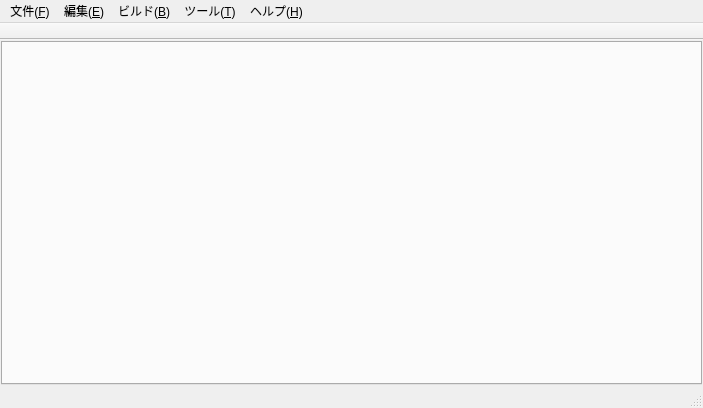
<?xml version="1.0" encoding="UTF-8"?>
<ui version="4.0">
 <class>MainWindow</class>
 <widget class="QMainWindow" name="MainWindow">
  <property name="geometry">
   <rect>
    <x>0</x>
    <y>0</y>
    <width>703</width>
    <height>408</height>
   </rect>
  </property>
  <property name="windowTitle">
   <string>Rabbit Man</string>
  </property>
  <property name="windowIcon">
   <iconset resource="main.qrc">
    <normaloff>:/new/prefix1/main.png</normaloff>:/new/prefix1/main.png</iconset>
  </property>
  <widget class="QWidget" name="centralWidget">
   <property name="sizePolicy">
    <sizepolicy hsizetype="Preferred" vsizetype="Preferred">
     <horstretch>0</horstretch>
     <verstretch>0</verstretch>
    </sizepolicy>
   </property>
   <layout class="QGridLayout" name="gridLayout_2">
    <property name="leftMargin">
     <number>1</number>
    </property>
    <property name="topMargin">
     <number>1</number>
    </property>
    <property name="rightMargin">
     <number>1</number>
    </property>
    <property name="bottomMargin">
     <number>1</number>
    </property>
    <item row="0" column="0">
     <widget class="QTabWidget" name="tabWidget">
      <property name="sizePolicy">
       <sizepolicy hsizetype="Expanding" vsizetype="Expanding">
        <horstretch>0</horstretch>
        <verstretch>0</verstretch>
       </sizepolicy>
      </property>
      <property name="sizeIncrement">
       <size>
        <width>0</width>
        <height>0</height>
       </size>
      </property>
      <property name="font">
       <font>
        <family>Droid Sans Japanese</family>
        <pointsize>8</pointsize>
       </font>
      </property>
      <property name="tabPosition">
       <enum>QTabWidget::North</enum>
      </property>
      <property name="tabShape">
       <enum>QTabWidget::Rounded</enum>
      </property>
      <property name="currentIndex">
       <number>-1</number>
      </property>
      <property name="iconSize">
       <size>
        <width>16</width>
        <height>16</height>
       </size>
      </property>
      <property name="elideMode">
       <enum>Qt::ElideNone</enum>
      </property>
      <property name="tabsClosable">
       <bool>true</bool>
      </property>
      <property name="movable">
       <bool>true</bool>
      </property>
     </widget>
    </item>
   </layout>
  </widget>
  <widget class="QMenuBar" name="menuBar">
   <property name="geometry">
    <rect>
     <x>0</x>
     <y>0</y>
     <width>703</width>
     <height>21</height>
    </rect>
   </property>
   <widget class="QMenu" name="menu_F">
    <property name="title">
     <string>文件(&amp;F)</string>
    </property>
    <addaction name="actionNew"/>
    <addaction name="actionOpen"/>
    <addaction name="separator"/>
    <addaction name="actionSaveAs"/>
    <addaction name="actionSave"/>
    <addaction name="separator"/>
    <addaction name="actionQuit"/>
   </widget>
   <widget class="QMenu" name="menu_E">
    <property name="title">
     <string>編集(&amp;E)</string>
    </property>
    <addaction name="actionCut"/>
    <addaction name="actionCopy"/>
    <addaction name="actionPaste"/>
    <addaction name="actionDel"/>
    <addaction name="separator"/>
    <addaction name="actionZoomIn"/>
    <addaction name="actionZoomOut"/>
   </widget>
   <widget class="QMenu" name="menu_B">
    <property name="title">
     <string>ビルド(&amp;B)</string>
    </property>
    <addaction name="actionComp"/>
    <addaction name="actionMake"/>
   </widget>
   <widget class="QMenu" name="menu">
    <property name="title">
     <string>ヘルプ(&amp;H)</string>
    </property>
    <addaction name="actionAboutQt"/>
    <addaction name="actionVer"/>
   </widget>
   <widget class="QMenu" name="menu_2">
    <property name="title">
     <string>ツール(&amp;T)</string>
    </property>
    <addaction name="actionFontEditor"/>
   </widget>
   <addaction name="menu_F"/>
   <addaction name="menu_E"/>
   <addaction name="menu_B"/>
   <addaction name="menu_2"/>
   <addaction name="menu"/>
  </widget>
  <widget class="QStatusBar" name="statusBar"/>
  <widget class="QToolBar" name="toolBar">
   <property name="windowTitle">
    <string>toolBar</string>
   </property>
   <property name="movable">
    <bool>false</bool>
   </property>
   <attribute name="toolBarArea">
    <enum>TopToolBarArea</enum>
   </attribute>
   <attribute name="toolBarBreak">
    <bool>false</bool>
   </attribute>
  </widget>
  <action name="actionAboutQt">
   <property name="icon">
    <iconset resource="main.qrc">
     <normaloff>:/new/prefix1/qt-logo.png</normaloff>:/new/prefix1/qt-logo.png</iconset>
   </property>
   <property name="text">
    <string>Qtについて</string>
   </property>
   <property name="iconVisibleInMenu">
    <bool>true</bool>
   </property>
  </action>
  <action name="actionVer">
   <property name="text">
    <string>バージョン情報</string>
   </property>
  </action>
  <action name="actionQuit">
   <property name="text">
    <string>退出(&amp;N)</string>
   </property>
   <property name="toolTip">
    <string>退出(N)</string>
   </property>
   <property name="shortcut">
    <string>Ctrl+Q</string>
   </property>
  </action>
  <action name="actionOpen">
   <property name="icon">
    <iconset resource="main.qrc">
     <normaloff>:/new/prefix1/two-docs.gif</normaloff>:/new/prefix1/two-docs.gif</iconset>
   </property>
   <property name="text">
    <string>打开(&amp;O)</string>
   </property>
   <property name="shortcut">
    <string>Ctrl+O</string>
   </property>
   <property name="iconVisibleInMenu">
    <bool>true</bool>
   </property>
  </action>
  <action name="actionNew">
   <property name="icon">
    <iconset resource="main.qrc">
     <normaloff>:/new/prefix1/text-bigger.gif</normaloff>:/new/prefix1/text-bigger.gif</iconset>
   </property>
   <property name="text">
    <string>新建(&amp;N)</string>
   </property>
   <property name="shortcut">
    <string>Ctrl+N</string>
   </property>
   <property name="iconVisibleInMenu">
    <bool>true</bool>
   </property>
  </action>
  <action name="actionSaveAs">
   <property name="icon">
    <iconset resource="main.qrc">
     <normaloff>:/new/prefix1/diskette.gif</normaloff>:/new/prefix1/diskette.gif</iconset>
   </property>
   <property name="text">
    <string>另存为(&amp;A)</string>
   </property>
   <property name="shortcut">
    <string>Ctrl+A</string>
   </property>
   <property name="iconVisibleInMenu">
    <bool>true</bool>
   </property>
  </action>
  <action name="actionSave">
   <property name="icon">
    <iconset resource="main.qrc">
     <normaloff>:/new/prefix1/checkmark.gif</normaloff>:/new/prefix1/checkmark.gif</iconset>
   </property>
   <property name="text">
    <string>保存(&amp;S)</string>
   </property>
   <property name="shortcut">
    <string>Ctrl+S</string>
   </property>
   <property name="iconVisibleInMenu">
    <bool>true</bool>
   </property>
  </action>
  <action name="actionCut">
   <property name="text">
    <string>切り取り</string>
   </property>
   <property name="shortcut">
    <string>Ctrl+X</string>
   </property>
  </action>
  <action name="actionCopy">
   <property name="text">
    <string>コピー</string>
   </property>
   <property name="shortcut">
    <string>Ctrl+C</string>
   </property>
  </action>
  <action name="actionPaste">
   <property name="text">
    <string>貼り付け</string>
   </property>
   <property name="shortcut">
    <string>Ctrl+V</string>
   </property>
  </action>
  <action name="actionDel">
   <property name="text">
    <string>削除</string>
   </property>
   <property name="shortcut">
    <string>Ctrl+D</string>
   </property>
  </action>
  <action name="actionComp">
   <property name="text">
    <string>コンパイル</string>
   </property>
   <property name="shortcut">
    <string>F5</string>
   </property>
  </action>
  <action name="actionFontEditor">
   <property name="text">
    <string>フォントの設定</string>
   </property>
  </action>
  <action name="actionMake">
   <property name="text">
    <string>メイク</string>
   </property>
   <property name="shortcut">
    <string>F6</string>
   </property>
  </action>
  <action name="actionZoomIn">
   <property name="text">
    <string>ズームイン</string>
   </property>
   <property name="shortcut">
    <string>Ctrl+,</string>
   </property>
  </action>
  <action name="actionZoomOut">
   <property name="text">
    <string>ズームアウト</string>
   </property>
   <property name="shortcut">
    <string>Ctrl+.</string>
   </property>
  </action>
 </widget>
 <layoutdefault spacing="6" margin="11"/>
 <resources>
  <include location="main.qrc"/>
 </resources>
 <connections>
  <connection>
   <sender>actionQuit</sender>
   <signal>triggered()</signal>
   <receiver>MainWindow</receiver>
   <slot>close()</slot>
   <hints>
    <hint type="sourcelabel">
     <x>-1</x>
     <y>-1</y>
    </hint>
    <hint type="destinationlabel">
     <x>387</x>
     <y>226</y>
    </hint>
   </hints>
  </connection>
 </connections>
</ui>
